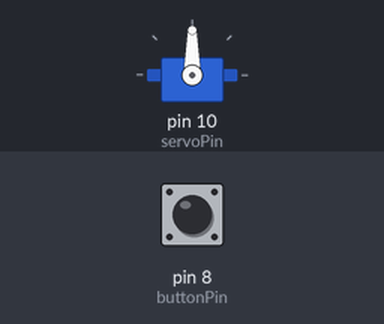
Recording of a sketch running on a simulated Arduino Uno, built with avr-gcc and run on an emulated ATmega328P. Parts: servo. The inputs (shaded band) are chosen by the test bench; at power-on: pin 8 (buttonPin) HIGH.

Above: at 1.2 s.
1.3 s: pin 8 (buttonPin) pulled LOW for 0.15 s
At 2.0 s:
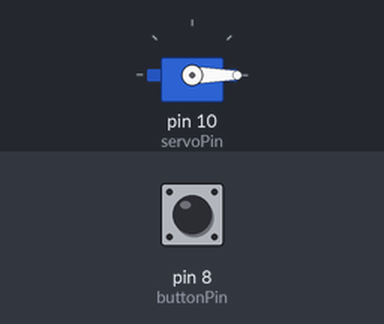
4.4 s: pin 8 (buttonPin) pulled LOW for 1 s
At 5.01 s:
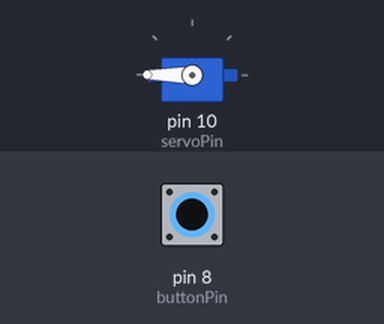
8.4 s: pin 8 (buttonPin) pulled LOW for 3.2 s
Timing chart, 0 to 13.9 s (numbered marks = the images above; inputs shaded):
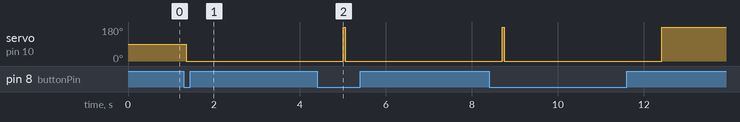

The sketch:

crane_arduino_servo_v2.ino
```cpp
#include <Servo.h> //calls servo library
Servo myServo; //creates object for servo motor
const int servoPin = 10; // servo pin on arduino
const int buttonPin = 8; //button pin on arduino
int runFlag = 0; // start state at 0

// Variables
int speedValue = 0;       // 180 is up, 0 is down
int stopValue = 90;         // calibrated stop position
const float secondsPerMeter = 3.654; // calibrate for each mass value
float metersPerRun = 1; // distance want to go (meters)
void setup() {
  myServo.attach(servoPin);
  myServo.write(stopValue); // Start in stopped position

  pinMode(buttonPin, INPUT_PULLUP);
  runFlag = 0; //Flag starts at zero, not moving
}

void loop() {

  if (digitalRead(buttonPin) == LOW) {
    delay(50); // debouncing to prevent double click errors
    runFlag = 1; // when button pressed, Flag goes to 1
  }

  if (runFlag == 1) {
    // Distance (m) -> time (ms): timeMs = meters * (metersPerRun sec/m) * (1000 ms/sec)
    int runTimeMs = (int)(metersPerRun * secondsPerMeter * 1000.0);

    runServo(speedValue, runTimeMs); //if Flag=1, run motor

    myServo.write(180); // stopping servo, 180 if countertorque applied
    runFlag = 0;              // Reset so it waits for next press
  }
}

void runServo(int speedCmd, int durationMs) {
  myServo.write(speedCmd);
  delay(durationMs); // keeps servo moving for set duration
} //custom function
```

Measured:
- after the input at 1.3 s, servo on pin 10 (servoPin): 90° → 0° after 0.05 s
